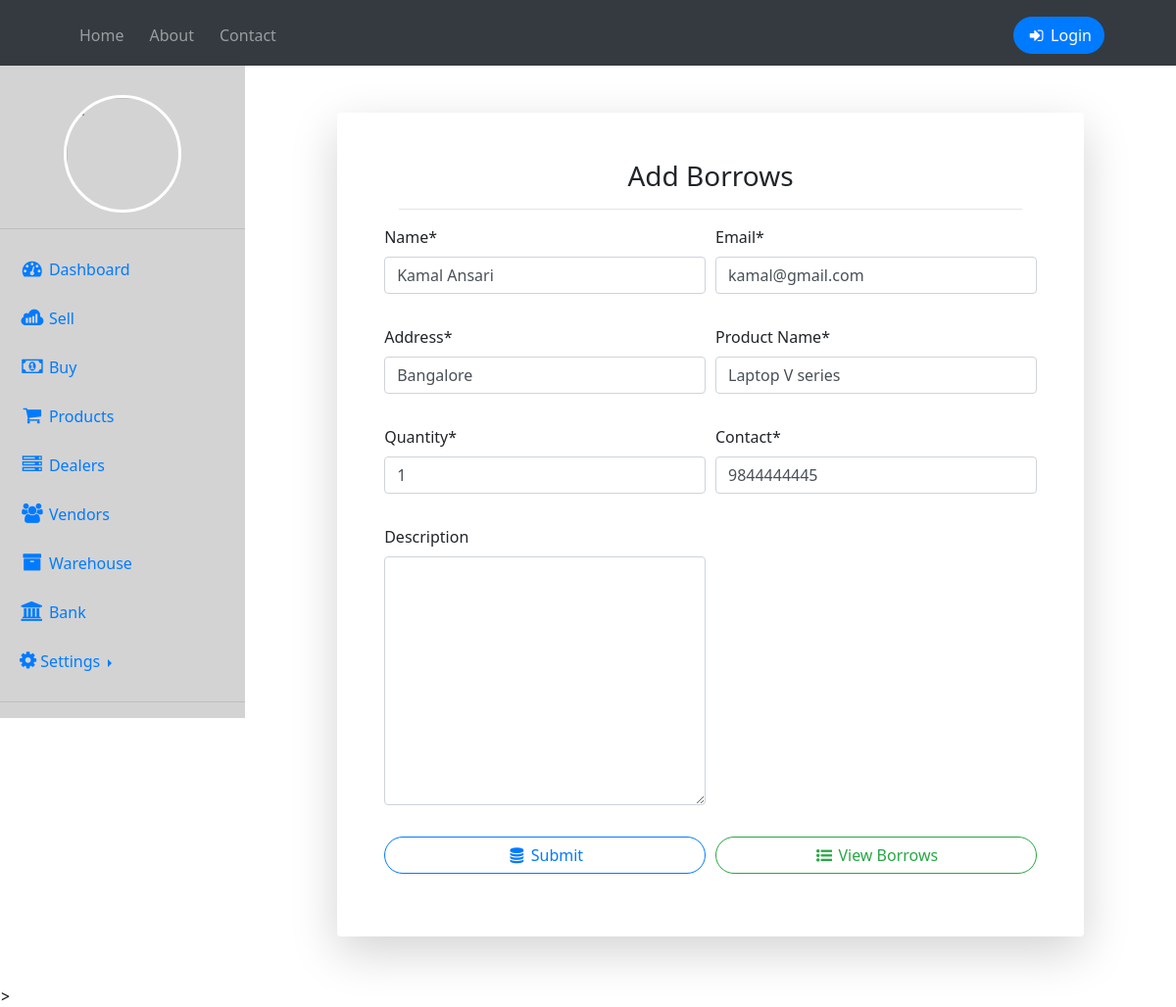
The page /editbuy/1/ on the database its author committed.
### home/models.py (models this page shows, shortened)
class Buy(models.Model):
    name = models.CharField(max_length=50)
    quantity = models.IntegerField()
    pname = models.CharField(max_length=50)
    email = models.EmailField(max_length=50)
    contact = models.IntegerField()
    address = models.CharField(max_length=50)
    desc = models.TextField()

### home/views.py (the view, shortened to what this page needs)
# urls.py: path('editbuy/<int:id>/',views.addbuy, name="editbuy"),
def addbuy(request, id=0):
    if request.method == "GET":
        if id == 0:
            form = BuyForm()
        else:
            product = Buy.objects.get(pk=id)
            form = BuyForm(instance=product)
        return render(request, 'addbuy.html', {'form' : form})

### home/forms.py
class BuyForm(forms.ModelForm):
    class Meta:
        model = Buy
        fields = ('name','email', 'address' ,'pname', 'quantity', 'contact', 'desc')
        labels = {
            'name' : 'Name',
            'pname' : 'Product Name',
            'desc' : 'Description',
        }
    def __init__(self, *args, **kwargs):
        super(BuyForm, self).__init__(*args, **kwargs)
        self.fields['desc'].required = False

### templates/addbuy.html (shortened to what this page needs)
{% extends 'dashboard.html' %}
{% load crispy_forms_tags %}
{% block body %}
<div class="container">
    <div class="row justify-content-center">
      <div class="col-xl-10 col-lg-12 col-md-9">
        <div class="card o-hidden border-0 shadow-lg my-5">
          <div class="card-body p-0">
        <form class="container p-5" method='POST' action="" autocomplete="off">
            <div class="container mb-3">
                <h3 align="center"> Add Borrows </h3>
                <hr>
            </div>
            <div class="form-row">
            <div class="form-group col-md-6">
                {{form.name|as_crispy_field}}
            </div>
            <div class="form-group col-md-6">
                {{form.email|as_crispy_field}}
            </div>
            </div>
            <div class="form-row">
                <div class="form-group col-md-6">
                    {{form.address|as_crispy_field}}
                </div>
                <div class="form-group col-md-6">
                    {{form.pname|as_crispy_field}}
                </div>
                <div class="form-group col-md-6">
                    {{form.quantity|as_crispy_field}}
                </div>
                <div class="form-group col-md-6">
                    {{form.contact|as_crispy_field}}
                </div>
            </div>
            <div class="form-row">
                <div class="form-group col-md-6">
                    {{form.desc|as_crispy_field}}
               </div>
            </div>
            <div class="form-row">
                <div class="form-group col">
                    <button class="btn btn-outline-primary btn-block"> <i class="fa fa-database fa-fw" aria-hidden="true"></i>  Submit</button>
                </div>
                <div class="form-group col">
                    <a href='/buy' class="btn btn-outline-success btn-block"><i class="fa fa-list-ul fa-fw" aria-hidden="true"></i> View Borrows</a>
                </div>
                </div>
        </form>
        </div>
        </div>
        </div>
        </div>
        </div>
{% endblock body %}

### templates/dashboard.html (style rules this page uses)
* { padding: 0; margin: 0; text-decoration: none; list-style: none; box-sizing: border-box; font-family: 'Segoe UI', Tahoma, Geneva, Verdana, sans-serif; }
.btn { border-radius: 50px; }

### rows shown on the page
Buy: name "Kamal Ansari", email "kamal@gmail.com", address "Bangalore", pname "Laptop V series", quantity "1", contact "9844444445"
